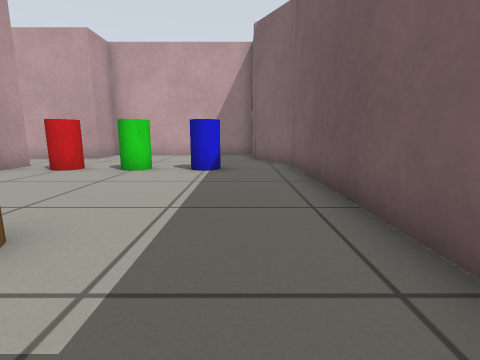
view 1 (above)

16 first-person views from a walk through a Gazebo world. The camera is 0.5 m above the floor, tilts 10° down and sees 85° across. The floor is counted in squares, 0.5 m on a side. Each view is taken from the middle of a square. On the plan, view 1 faces up. The plan holds only what a view shows up to about 11 squares ahead; the rest is blank. Simple patterns stand in for the simulator's built-in surfaces. Some surface patterns are stand-ins.

view 2
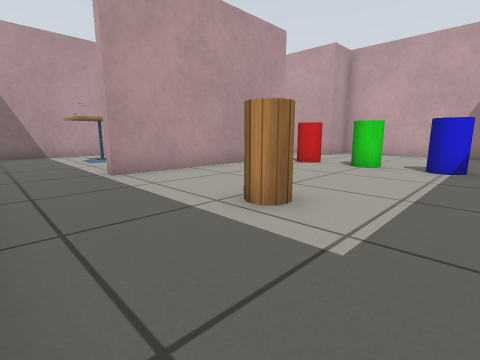

view 3
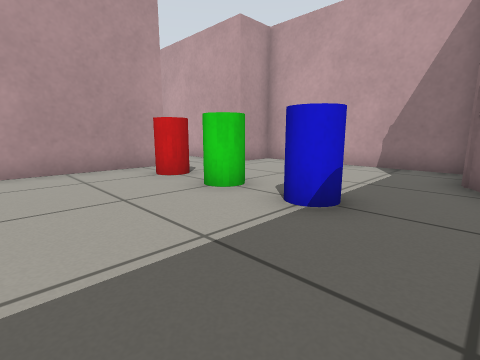

view 4
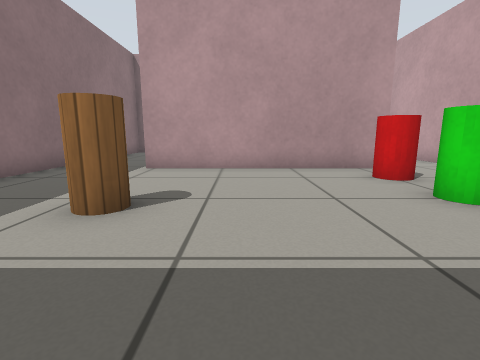

view 5
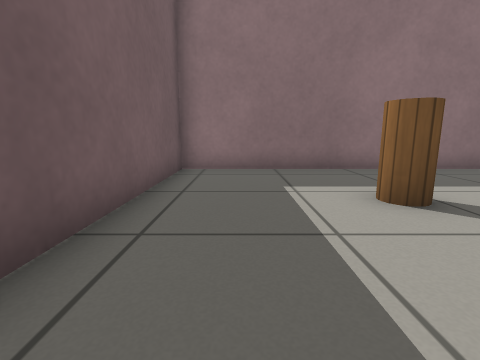

view 6
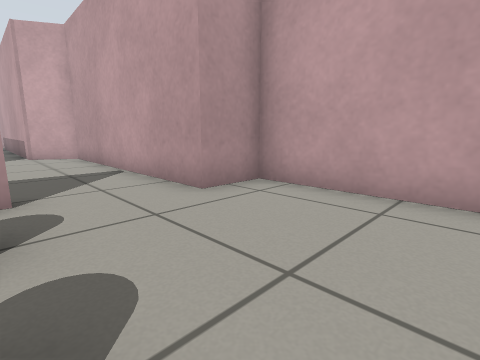

view 7
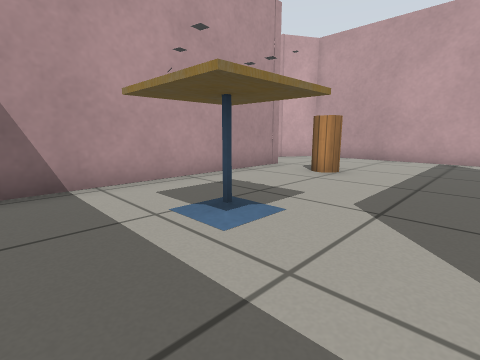

view 8
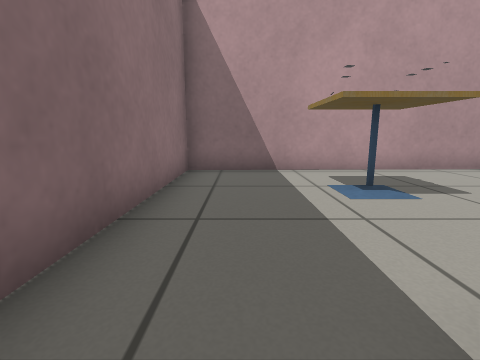

view 9
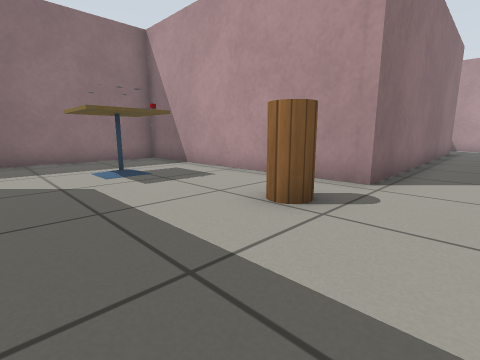

view 10
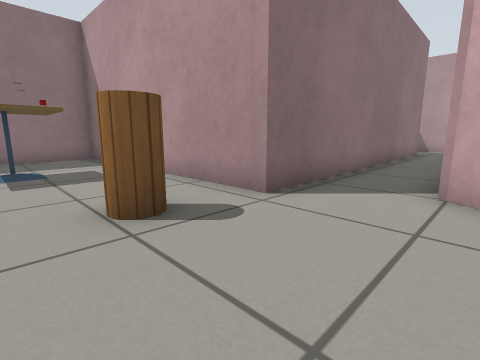

view 11
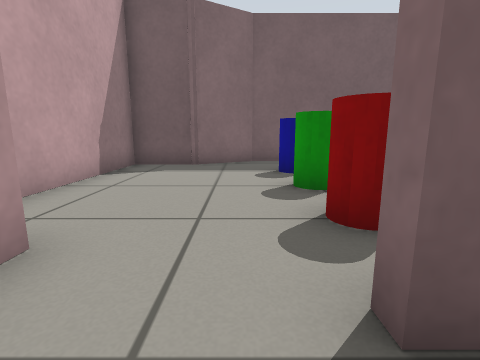

view 12
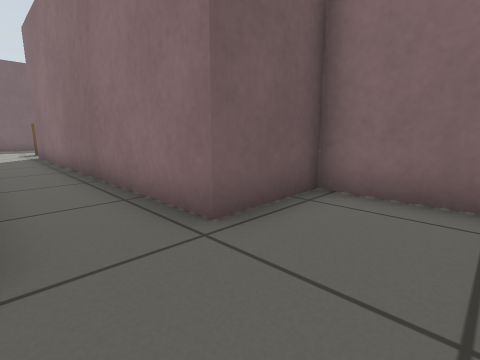

view 13
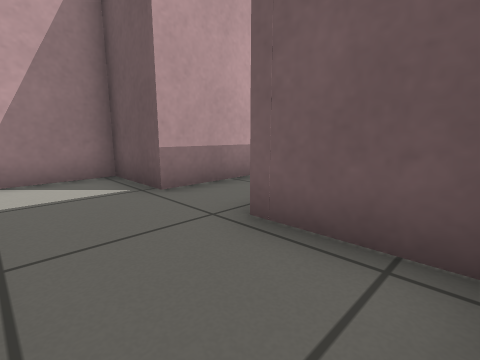

view 14
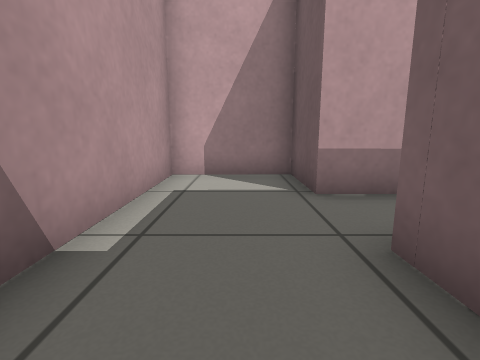

view 15
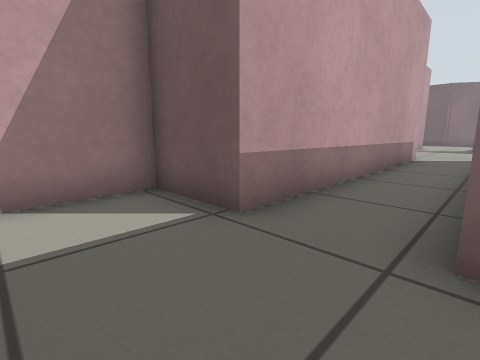

view 16
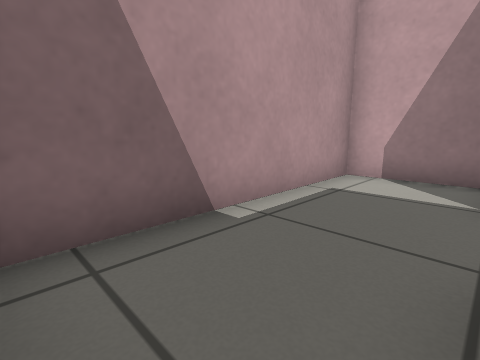

### Floor plan
Points are (right, up) in squares from view 1. A wall is a line through its corners. A room is listed if a view was taken in it or the views show most of it. See-through windows are left out.
Room 1 (views 1, 2, 3, 4, 5, 6, 8)
walls: (-6.6, 8.4) (-6.6, 1.1); (-6.5, -1.4) (1.7, -1.4) (1.7, 8.6) (0.6, 10.5) (0.6, 12.5) (-5.8, 12.5) (-5.8, 10.9)
ways out: opening at (-7, 0) to room 2; opening at (-7, 9.5) to room 2
objects: red cylinder (-5, 7) to (-5, 8); wooden cylinder (-3, 2) to (-2, 2); green cylinder (-3, 7) to (-3, 8); blue cylinder (-1, 7) to (-1, 8)
Room 2 (views 7, 9, 10, 11)
walls: (-14.4, 7.2) (-13.4, 7.2) (-13.2, -1.4) (-6.5, -1.4); (-5.8, 10.9) (-14.1, 10.9) (-14.9, 9.4)
ways out: opening at (-7, 0) to room 1; opening at (-7, 9.5) to room 1; opening at (-15, 8.5) to room 3
objects: wooden cylinder (-12, 7) to (-11, 7); other object (-11, 2); table (-11, 3); other object (-10, 2); other object (-10, 3)
Room 3 (views 12, 13, 14, 15, 16)
walls: (-26.9, 4.6) (-24.7, 4.6) (-24.7, 7.1) (-14.4, 7.2); (-14.9, 9.4) (-24.7, 9.3) (-24.7, 11.5) (-27.7, 11.4) (-27.6, 5)
ways out: opening at (-15, 8.5) to room 2

Positions as (right, up) in squares from view 1, and headings:
1: (0, 0), facing up
2: (0, -1), facing up-left
3: (1, 4), facing up-left
4: (1, 4), facing left
5: (0, 6), facing down
6: (-2, 8), facing up-left
7: (-8, 0), facing up-left
8: (-6, 0), facing left
9: (-8, 9), facing down-left
10: (-10, 10), facing down-left
11: (-8, 9), facing right
12: (-27, 9), facing down-right
13: (-27, 5), facing up-right
14: (-26, 5), facing up
15: (-27, 7), facing up-right
16: (-25, 5), facing up-left
